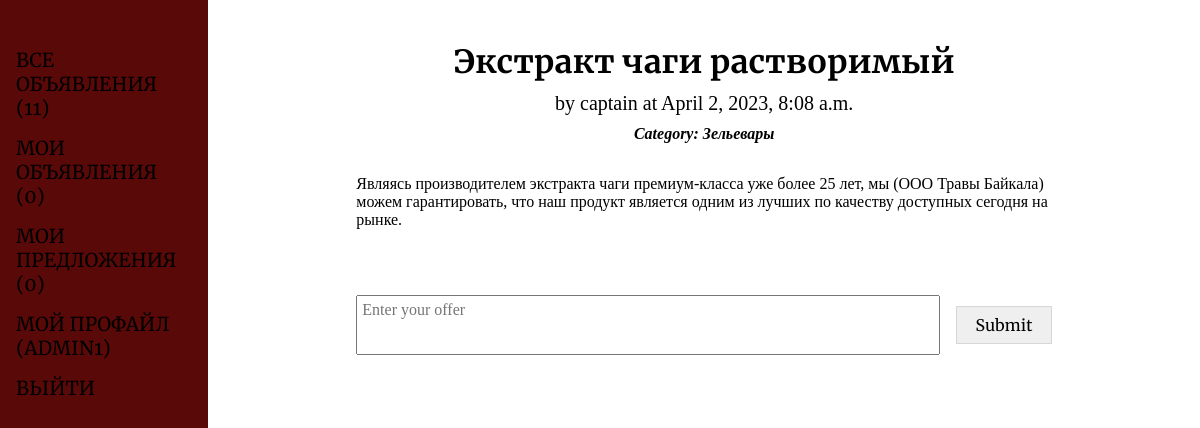
The page /75 (signed in) on the database its author committed.
### ads/models.py (models this page shows, shortened)
class Ad(models.Model):
    author = models.ForeignKey('auth.User', on_delete=models.CASCADE)
    category = models.CharField(
        max_length=2,
        choices=[
            ('TA', 'Танки'),
            ('HE', 'Хилы'),
            ('DD', 'ДД'),
            ('TR', 'Торговцы'),
            ('GM', 'Гилдмастеры'),
            ('QG', 'Квестгиверы'),
            ('BM', 'Кузнецы'),
            ('LM', 'Кожевники'),
            ('PM', 'Зельевары'),
            ('SM', 'Мастера заклинаний')
        ],
        default='TA'
    )
    posted = models.DateTimeField(auto_now_add=True)
    title = models.CharField(max_length=255)
    content = models.TextField()
    image1 = models.ImageField(upload_to='images/', null=True, blank=True)
    image2 = models.ImageField(upload_to='images/', null=True, blank=True)
    image3 = models.ImageField(upload_to='images/', null=True, blank=True)
    video = models.FileField(upload_to='videos/', null=True, blank=True,
                             validators=[validate_video_format])

### ads/views.py (the view, shortened to what this page needs)
# urls.py: path('<int:pk>', AdDetailView.as_view(), name='ad_detail'),
class AdDetailView(LoginRequiredMixin, FormMixin, DetailView):
    template_name = 'ads/ad_detail.html'
    queryset = Ad.objects.all()
    form_class = OfferForm
    def get_context_data(self, **kwargs):
        context = super(AdDetailView, self).get_context_data(**kwargs)
        context['offers'] = Offer.objects.filter(ad=self.object)
        context['form'] = OfferForm(
            {'user': self.request.user, 'ad': self.object}
        )
        return context

### ads/forms.py
class OfferForm(ModelForm):
    class Meta:
        model = Offer
        fields = ['user', 'ad', 'text']
        labels = {'text': ''}
        widgets = {
            'user': HiddenInput(),
            'ad': HiddenInput(),
            'text': forms.Textarea(attrs={'placeholder': 'Enter your offer'})
        }

### billboard/context_processors.py (called while the page is built)
def counters(request):
    if request.user.is_authenticated:
        return {
            'all_ads': Ad.objects.all(),
            'user_ads': Ad.objects.filter(author=request.user),
            'user_offers': Offer.objects.filter(ad__author=request.user),
        }
    else:
        return {
            'all_ads': Ad.objects.none(),
            'user_ads': Ad.objects.none(),
            'user_offers': Offer.objects.none(),
        }

### templates/ads/ad_detail.html (shortened to what this page needs)
{% extends 'default.html' %}
{% block content %}
  <h2>{{ ad.title }}</h2>
  <h3>by {{ ad.author }} at {{ ad.posted }}</h3>
  <p class="ad-detail__category">Category: {{ ad.get_category_display }}</p>
  <p class="ad-detail__content">{{ ad.content }}</p>
  <div class="ad-detail__media">
  </div>
  <form class="ad-detail__offer-form" action="{% url 'ad_detail' object.id %}" method="post">
    {{ form }}
    <button type="submit">Submit</button>
  </form>
{% endblock content %}

### templates/default.html (shortened to what this page needs)
{% load static %}
<!DOCTYPE html>
<html lang="en">
<head>
  <link rel="stylesheet" href="{% static 'css/generic.css' %}">
  <link rel="stylesheet" href="{% static 'css/billboard.css' %}">
</head>
<body>
  <aside>
    <ul>
      <li><a href="/">Все объявления ({{ all_ads | length }})</a></li>
      <li><a href="{% url 'my_ads' %}">Мои объявления ({{ user_ads | length }})</a></li>
      <li><a href="{% url 'offers' %}">Мои предложения ({{ user_offers | length }})</a></li>
      <li><a href="{% url 'user_detail' %}">Мой профайл ({{ request.user.username }})</a></li>
      <li><a href="{% url 'account_logout' %}">Выйти</a></li>
    </ul>
  </aside>
  <main>
    {% block content %}
    {% endblock content %}
  </main>
</body>
</html>

### static/css/generic.css (style rules this page uses)
html { font-family: Georgia, 'Times New Roman', Times, serif; font-size: 100%; }
body { margin: 0; padding: 0; display: grid; grid-template-columns: 1fr 5fr; height: 100vh; }
aside { background-color: rgb(90, 9, 9); }
main { padding: 2rem; text-align: center; }
h2 { margin: 10px auto; font-family: 'Merriweather', Helvetica, Arial, sans-serif; font-size: 2rem; font-weight: 700; }
h3 { margin: 10px auto; font-size: 1.25rem; font-weight: 400; }
p { margin: 10px 0; padding: 0; }
a { color: rgb(0,0,0); text-decoration: none; }
input, select, textarea { padding: 5px; font-family: inherit; font-size: 1rem; }
textarea { max-height: 8rem; resize: none; }
button, input[type=submit] { padding: 0.5rem; min-width: 6rem; max-width: max-content; font-family: 'Merriweather', Helvetica, Arial, sans-serif; font-size: 1rem; border: 1px solid rgb(0,0,0,0.1); transition-duration: 0.5s; }
form { margin: 2rem auto; width: 75%; display: grid; grid-template-columns: 1fr 3fr; gap: 10px; text-align: right; align-items: center; }
aside { position: relative; padding-right: 1rem; }
aside > ul { font-family: 'Merriweather', Helvetica, Arial, sans-serif; font-size: 1.2rem; text-transform: uppercase; position: sticky; top: 3rem; list-style-type: none; padding: 0 1rem; }
aside > ul > li { margin: 1rem 0; }

### static/css/billboard.css (style rules this page uses)
.ad-detail__content { width: 75%; margin: 2rem auto; text-align: left; }
.ad-detail__category { font-style: italic; font-weight: 700; width: 75%; margin: auto; }
.ad-detail__media { display: flex; flex-wrap: wrap; gap: 1rem; justify-content: space-around; align-items: center; width: 75%; margin: auto; }
.ad-detail__offer-form { width: 75%; margin: 1rem auto; display: flex; justify-content: center; gap: 1rem; }
.ad-detail__offer-form * { flex: 1; }
.ad-detail__offer-form textarea { height: 3rem; }

### rows shown on the page
Ad: title "Экстракт чаги растворимый", author "captain", posted "April 2, 2023, 8:08 a.m.", category "Зельевары", content "Являясь производителем экстракта чаги премиум-класса уже более 25 лет, мы (ООО Травы Байкала) можем гарантировать, что наш продукт является одним из лучших по качеству доступных сегодня на рынке."

### other values the page prints
{{ all_ads | length }} "11"
{{ user_ads | length }} "0"
{{ user_offers | length }} "0"
{{ request.user.username }} "ADMIN1"
